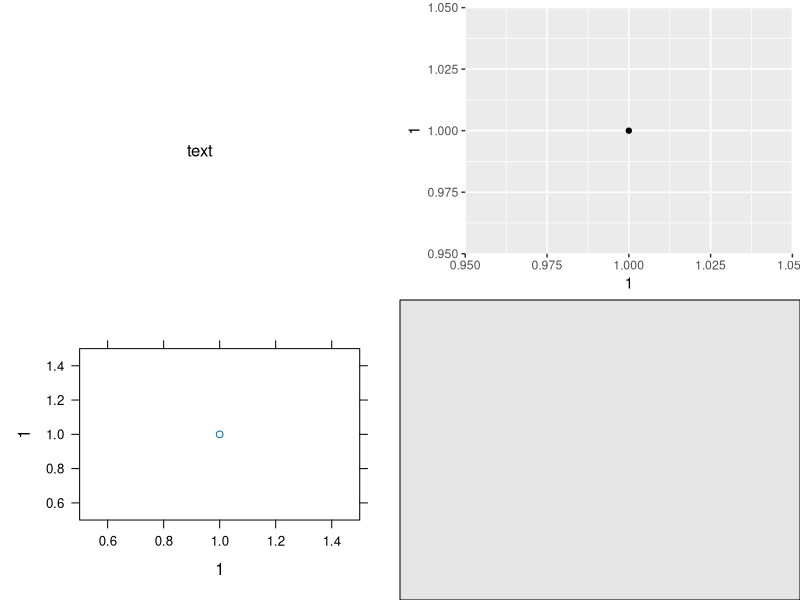
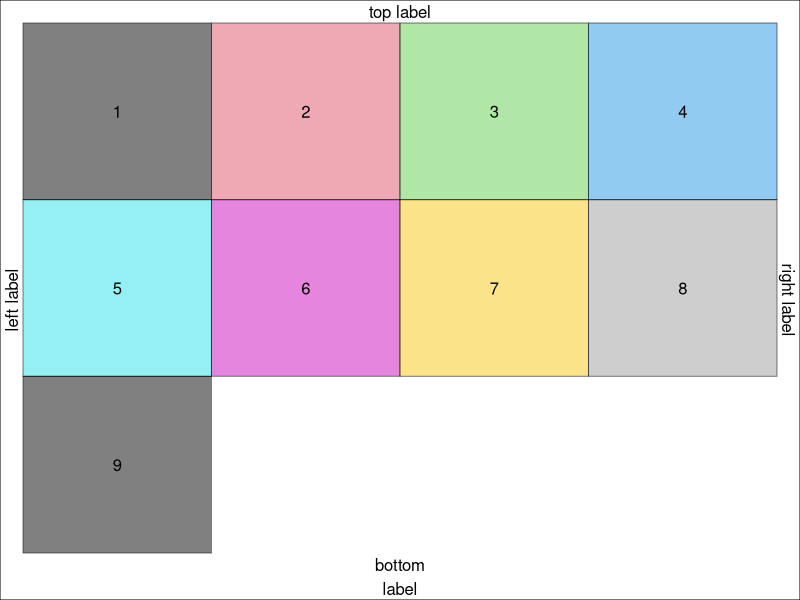
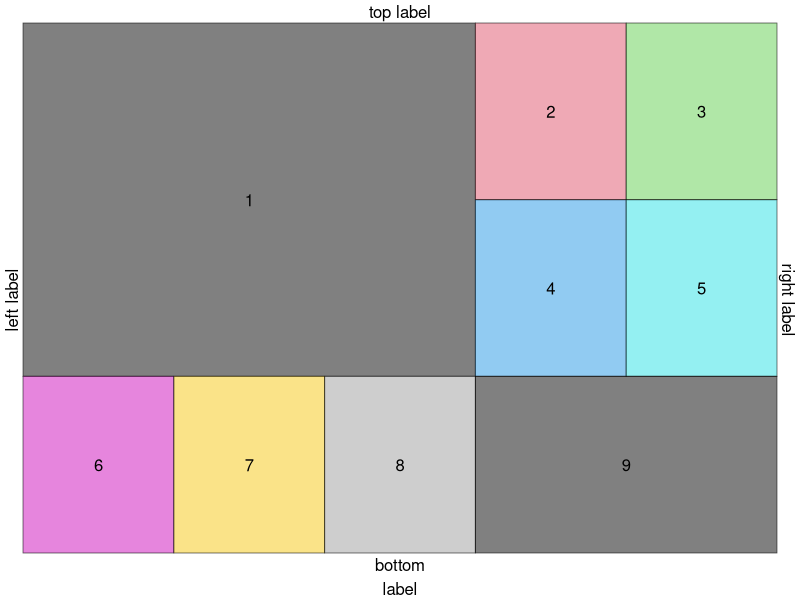
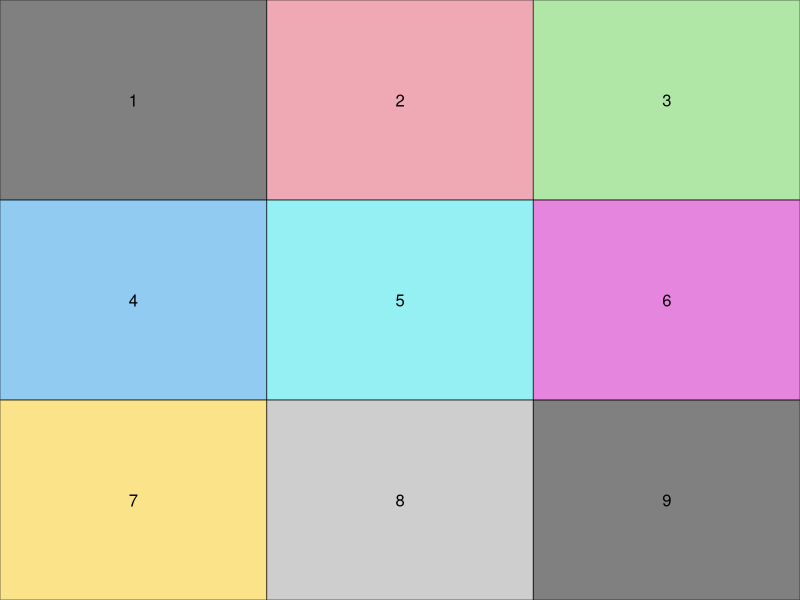
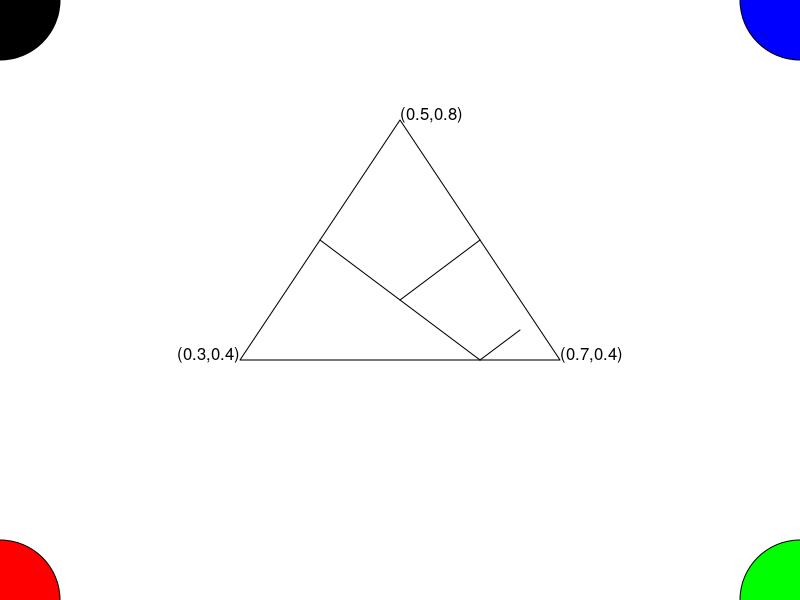

Reproduce these figures in R, in order.
library(gridExtra)
library(grid)
library(ggplot2)
library(lattice)

p <- qplot(1,1)
p2 <- xyplot(1~1)
r <- rectGrob(gp=gpar(fill="grey90"))
t <- textGrob("text")
grid.arrange(t, p, p2, r, ncol=2)


gs <- lapply(1:9, function(ii)
  grobTree(rectGrob(gp=gpar(fill=ii, alpha=0.5)), textGrob(ii)))
grid.arrange(grobs=gs, ncol=4,
             top="top label", bottom="bottom\nlabel",
             left="left label", right="right label")
grid.rect(gp=gpar(fill=NA))




lay <- rbind(c(1,1,1,2,3),
             c(1,1,1,4,5),
             c(6,7,8,9,9))
grid.arrange(grobs = gs, layout_matrix = lay,top="top label", bottom="bottom\nlabel",
             left="left label", right="right label")

grid.arrange(grobs = gs)




set.seed(123)
pl <- lapply(1:11, function(.x)
  qplot(1:10, rnorm(10), main=paste("plot", .x)))
ml <- marrangeGrob(pl, nrow=2, ncol=2)


## draw zongzi
library(grid)
#产生一块画布
grid.newpage()
#先来绘制四个角，用来定位坐标系
#产生四个填充了颜色的圆对象
cirs <- circleGrob( x = c(0, 0, 1, 1),
             y = c(0, 1, 1, 0),
             r = 0.1,
             gp = gpar(fill = c("red","black","blue","green")))
#绘制四个圆形
grid.draw(cirs)
#可以看到这个坐标系就是笛卡尔直角坐标系的第一象限
#默认的坐标是0-1的百分比

#绘制粽子的整体轮廓
grid.polygon(x = c(0.3,0.7,0.5), y = c(0.4,0.4,0.8),)
#标记上轮廓的四个顶点
grid.text(
  label = c("(0.3,0.4)", "(0.7,0.4)", "(0.5,0.8)"),
  x = c(0.3, 0.7, 0.5),
  y = c(0.4, 0.4, 0.8),
  hjust = c(1,0,0),
  vjust = c(0,0,0)
)
# 最后，绘制身体
grid.lines(x = c(0.6,0.4) , y = c(0.4,0.6))
grid.lines(x = c(0.5,0.6) , y = c(0.5,0.6))
grid.lines(x = c(0.6,0.65) , y = c(0.4,0.45))
#其实就是画了几条线而已

